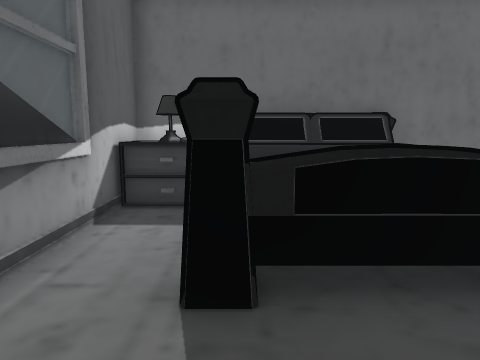
view 1 (above)

12 first-person views from a walk through a 3-D level made in the Unity game engine. The camera is 1.5 m above the floor, tilts 8° down and sees 70° across. Doors are open. The floor is counted in squares, 1 m on a side. Each view is taken from the middle of a square. On the plan, view 1 faces up. The plan holds only what a view shows up to about 16 squares ahead; the rest is blank. The player is left out. Some surface patterns are stand-ins.

view 2
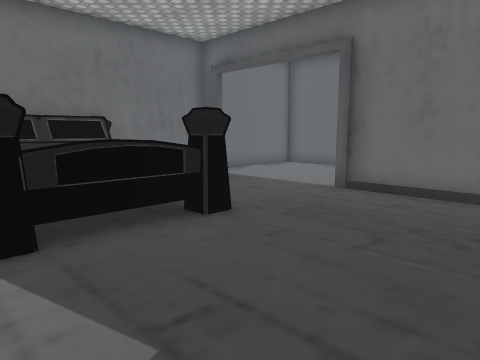

view 3
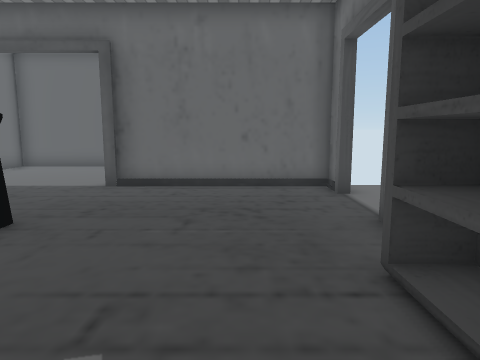

view 4
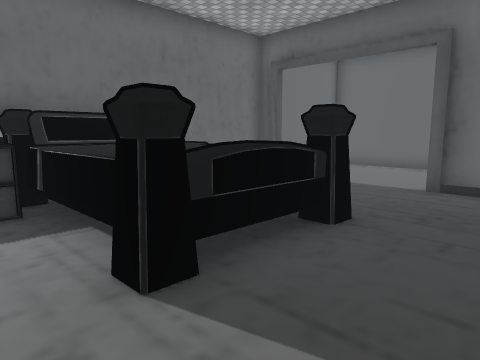

view 5
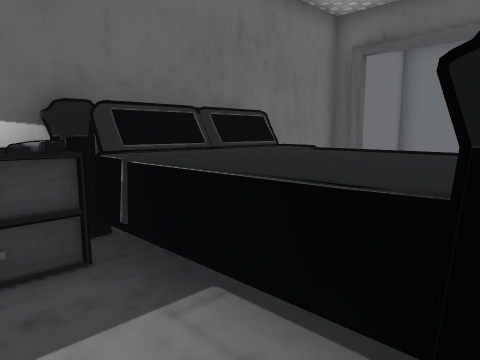

view 6
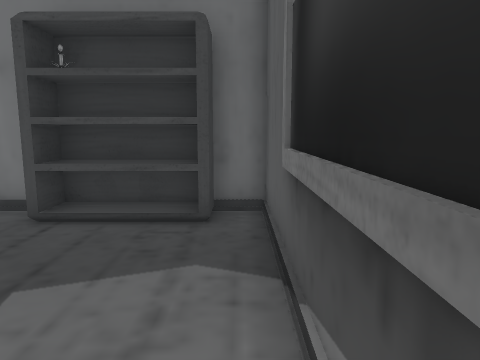

view 7
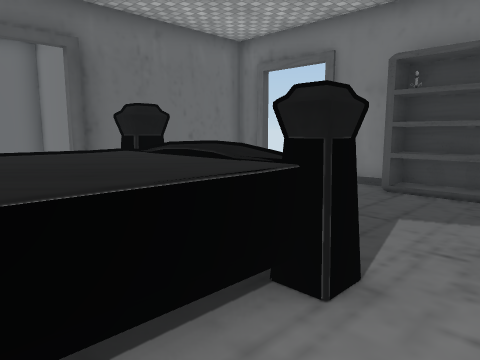

view 8
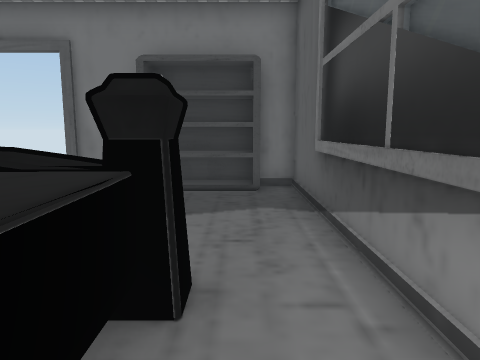

view 9
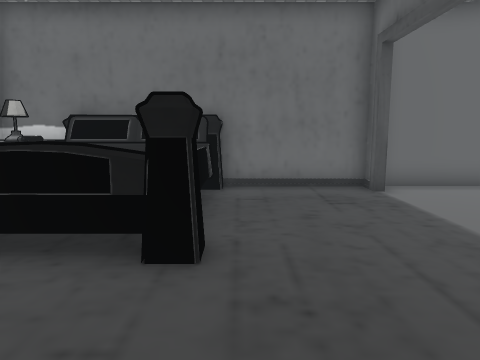

view 10
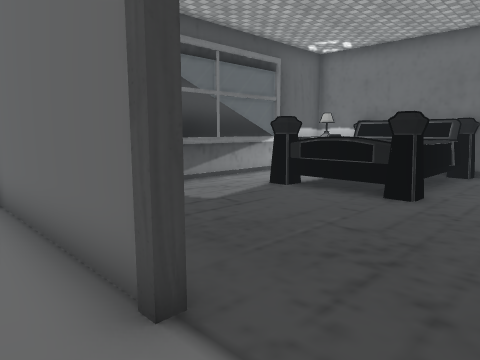

view 11
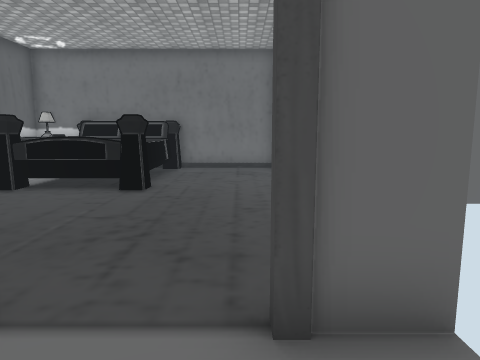

view 12
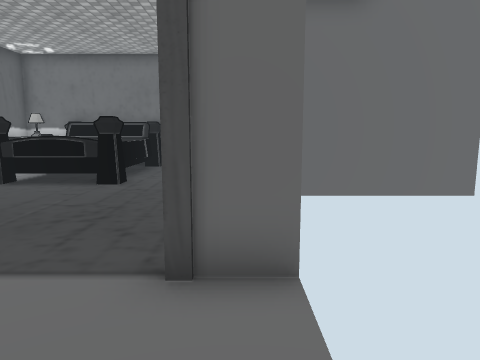

### Floor plan
Ten units are one square. View 1 is at (0, 0); x grows to the right and y downward. Boxes are objects, and circles mark ways between rooms. Rooms are numbered by the first view taken in them; rooms with no view inside come last. Other rooms are left out.
<svg viewBox="-30 -90 165 155">
<path fill="none" stroke="#000" d="M19 34 39 34M-14 34 13 34M61 34 75 34 75 -27M-4 -85 -25 -85 -25 34 -15 34 -15 25 15 25M75 -75 75 -85M81 -85 34 -85M39 36 -24 36M76 36 61 36M100 -19 130 -19 130 -85 81 -85"/>
<rect x="-25" y="-85" width="20" height="20" fill="#bbb"><title>lamp</title></rect>
<rect x="-15" y="-75" width="10" height="10" fill="#bbb"><title>other object</title></rect>
<rect x="-5" y="-85" width="40" height="60" fill="#bbb"><title>bed</title></rect>
<circle cx="50" cy="35" r="3" fill="#2a7"/>
<circle cx="75" cy="-50" r="3" fill="#2a7"/>
<text x="20" y="-20">1</text>
<text x="20" y="60">2</text>
<text x="100" y="-60">3</text>
</svg>
Room 1 opens to room 2. Room 1 opens to room 3.

Where each view was taken, in squares from view 1:
view 1: 0 up, 0 right, facing up
view 2: 2 down, 1 left, facing up-right
view 3: 1 down, 2 left, facing right
view 4: 0 up, 2 left, facing up-right
view 5: 3 up, 2 left, facing up-right
view 6: 3 up, 2 left, facing down
view 7: 6 up, 2 left, facing down-right
view 8: 6 up, 1 left, facing down
view 9: 1 down, 4 right, facing up
view 10: 5 down, 6 right, facing up-left
view 11: 6 down, 6 right, facing up
view 12: 7 down, 7 right, facing up
